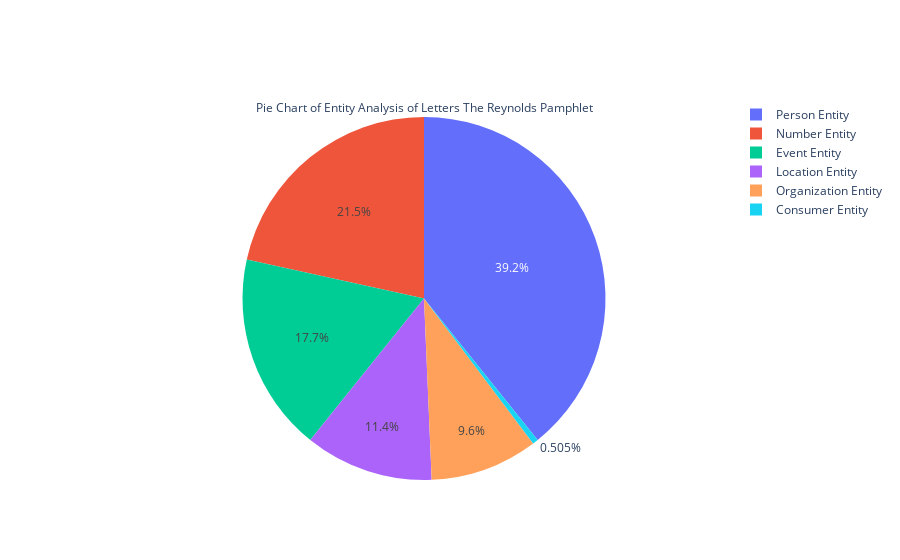

The notebook cell this image was saved under:
### Code cell
import plotly.graph_objects as go

#print(sentiment_analysis)

#print(list(sentiment_analysis.values))
fig = go.Figure(data=[go.Pie(labels=types, values=total_num, title="Pie Chart of Entity Analysis of Letters The Reynolds Pamphlet")])
fig.show()

### Figure 1 — Plotly figure (JSON) as saved in the notebook; plotly's stock layout.template omitted (floating-point values rounded to 4 significant figures)
{"data": [{"labels": ["Person Entity", "Number Entity", "Consumer Entity", "Event Entity", "Location Entity", "Organization Entity"], "title": {"text": "Pie Chart of Entity Analysis of Letters The Reynolds Pamphlet"}, "type": "pie", "values": [233, 128, 3, 105, 68, 57]}], "layout": {}}
